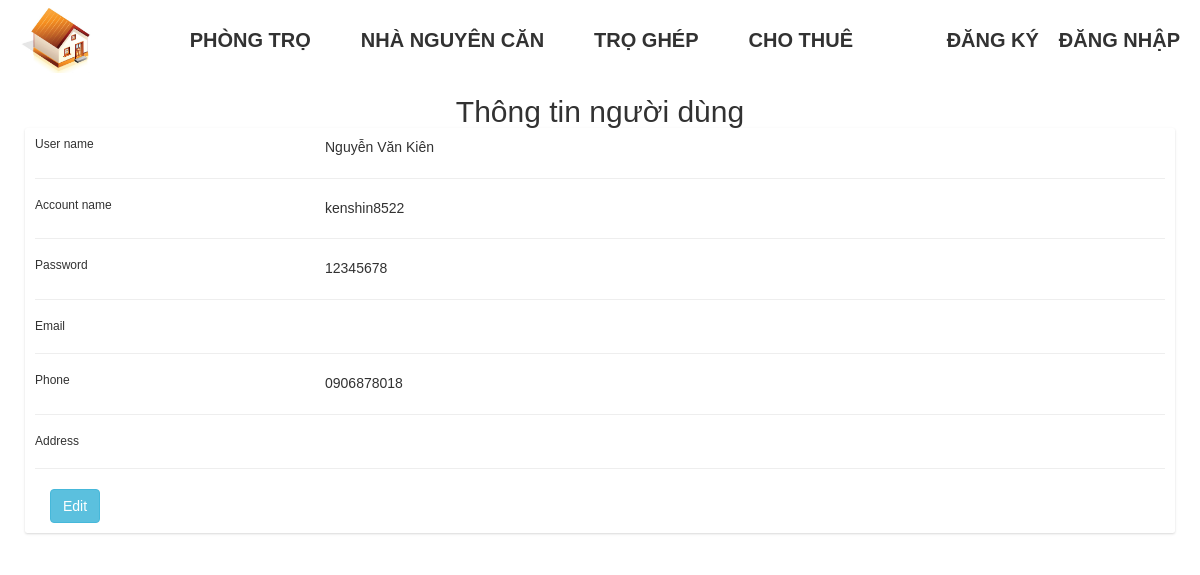
The page /user_info.php?user_id=3 on the database as committed earlier.
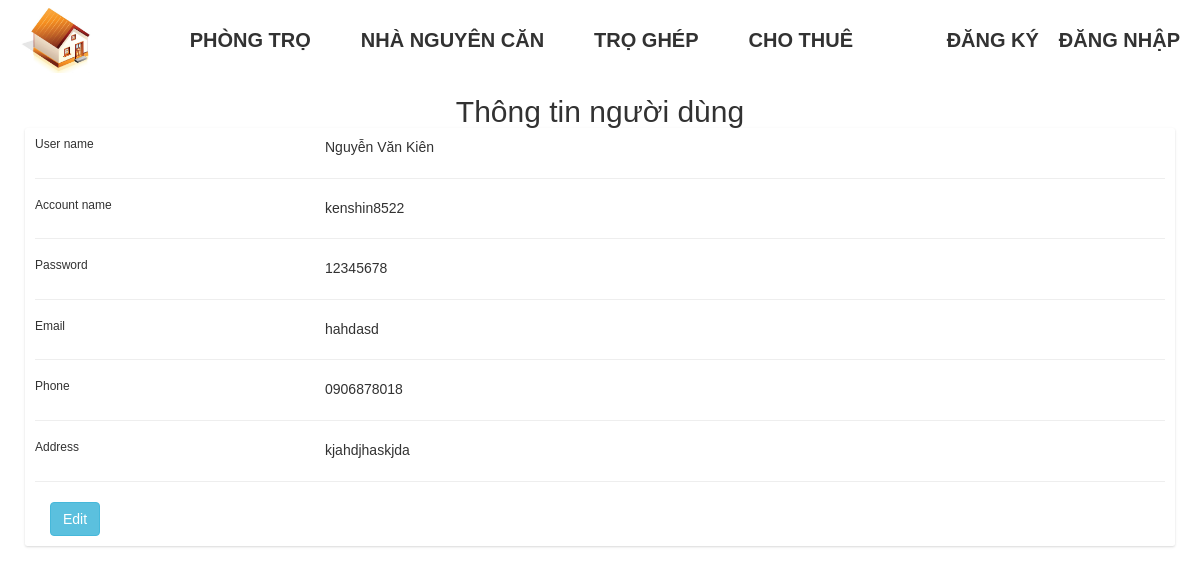
The same page on the database as committed later.
### tables this page shows
CREATE TABLE `users` (
  `user_id` int(12) NOT NULL,
  `User_name` varchar(50) NOT NULL,
  `account_name` varchar(50) NOT NULL,
  `password` text NOT NULL,
  `email` varchar(50) NOT NULL,
  `tel` text NOT NULL,
  `address` text NOT NULL,
  `permission` varchar(50) DEFAULT NULL
);

### user_info.php (the view, shortened to what this page needs)
<!DOCTYPE html>
<html>
<head>
    <link rel="stylesheet" href="https://cdnjs.cloudflare.com/ajax/libs/font-awesome/4.7.0/css/font-awesome.min.css">
    <link rel="stylesheet" href="https://maxcdn.bootstrapcdn.com/bootstrap/3.4.1/css/bootstrap.min.css">
    <link rel="stylesheet" href="css/trangchu.css">
    <link rel="stylesheet" href="css/header.css">
    <link rel="stylesheet" href="owlcarousel/owl.carousel.min.css">
    <link rel="stylesheet" href="owlcarousel/owl.theme.default.min.css">
</head>
<body>
    <?php
        $conn = new mysqli("localhost", "root", "", "room_rent");
        $user_id = $_GET['user_id'];
        $sql = "SELECT * FROM users WHERE user_id = $user_id";
        $result = $conn->query($sql);
        $row = $result->fetch_assoc();
        $user_name = $row["User_name"];
        $account_name = $row["account_name"];
        $password = $row["password"];
        $email = $row["email"];
        $tel = $row["tel"];
        $address = $row["address"];
    ?>
    <div class="container">
        <div class="main-body">
        <h2 class="text-center">Thông tin người dùng</h2>
            <div class="card">
                <div class="card-body">
                  <div class="row">
                    <div class="col-sm-3">
                      <h6 class="mb-0">User name</h6>
                    </div>
                    <div class="col-sm-9 text-secondary">
                      <?php echo $user_name ?>
                    </div>
                  </div>
                  <hr>
                  <div class="row">
                    <div class="col-sm-3">
                      <h6 class="mb-0">Account name</h6>
                    </div>
                    <div class="col-sm-9 text-secondary">
                      <?php echo $account_name ?>
                    </div>
                  </div>
                  <hr>
                  <div class="row">
                    <div class="col-sm-3">
                      <h6 class="mb-0">Password</h6>
                    </div>
                    <div class="col-sm-9 text-secondary">
                      <?php echo $password ?>
                    </div>
                  </div>
                  <hr>
                  <div class="row">
                    <div class="col-sm-3">
                      <h6 class="mb-0">Email</h6>
                    </div>
                    <div class="col-sm-9 text-secondary">
                    <?php echo $email ?>
                    </div>
                  </div>
                  <hr>
                  <div class="row">
                    <div class="col-sm-3">
                      <h6 class="mb-0">Phone</h6>
                    </div>
                    <div class="col-sm-9 text-secondary">
                    <?php echo $tel ?>
                    </div>
                  </div>
                  <hr>
                  <div class="row">
                    <div class="col-sm-3">
                      <h6 class="mb-0">Address</h6>
                    </div>
                    <div class="col-sm-9 text-secondary">
                      <?php echo $address ?>
                    </div>
                  </div>
                  <hr>
                    <div class="col-sm-12">
                      <a class="btn btn-info "
                         href="user_info_edit.php?user_id=<?php echo $user_id?>">
                         Edit</a>
                    </div>
            </div>
        </div>
    </div>
</div>
</body>
</html>

Rows that differ between the two databases and show on the page:
changed users "Nguyễn Văn Kiên": email (not shown) → "hahdasd"; address (not shown) → "kjahdjhaskjda"
